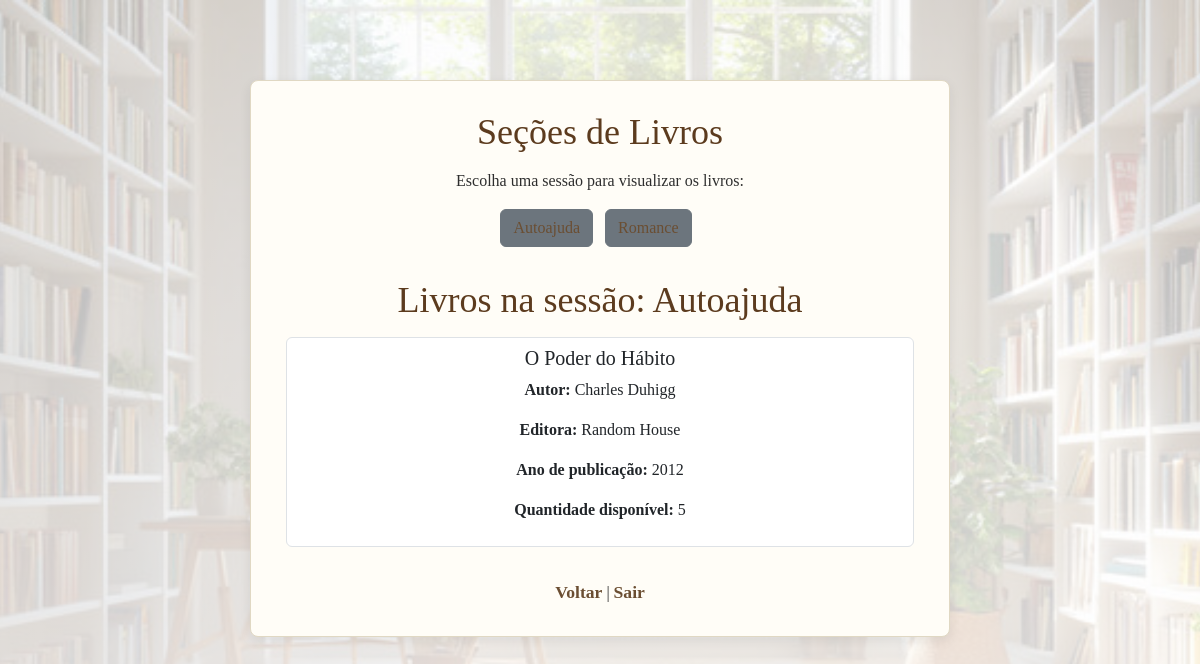
The page /livros.php?sessao=Autoajuda (signed in) on the database as committed earlier.
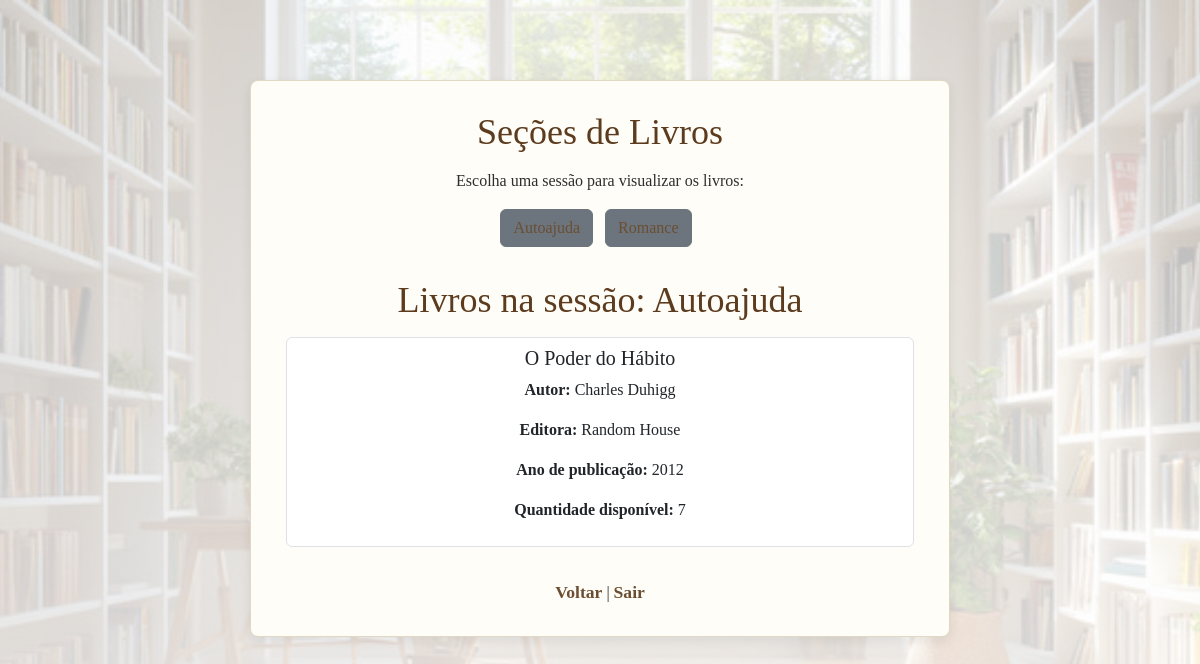
The same page on the database as committed later.
### tables this page shows
CREATE TABLE `livros` (
  `idLivro` int(11) NOT NULL,
  `titulo` varchar(255) NOT NULL,
  `sessao` varchar(30) NOT NULL,
  `autor` varchar(150) NOT NULL,
  `editora` varchar(100) DEFAULT NULL,
  `ano_publicacao` int(11) DEFAULT NULL,
  `quantidade` int(11) NOT NULL,
  `data_cadastro` timestamp NOT NULL DEFAULT current_timestamp()
);

### livros.php (the view, shortened to what this page needs)
<?php
require 'banco.php';
$sessaoSelecionada = $_GET['sessao'] ?? '';
$sessoes = [];
$sql = "SELECT DISTINCT sessao FROM livros ORDER BY sessao ASC";
$result = mysqli_query($connect, $sql);
if ($result) {
    while($row = mysqli_fetch_assoc($result)) {
        $sessoes[] = $row['sessao'];
    }
}
$livros = [];
if ($sessaoSelecionada) {
    $stmt = mysqli_prepare($connect, "SELECT * FROM livros WHERE sessao = ?");
    mysqli_stmt_bind_param($stmt, "s", $sessaoSelecionada);
    mysqli_stmt_execute($stmt);
    $resultadoLivros = mysqli_stmt_get_result($stmt);
    while($row = mysqli_fetch_assoc($resultadoLivros)) {
        $livros[] = $row;
    }
}
?>
<!DOCTYPE html>
<html lang="pt-BR">
<head>
    <link rel="stylesheet" href="css/bootstrap.min.css">
    <link rel="stylesheet" href="css/estilo.css">
</head>
<body class="hero inicio d-flex align-items-start justify-content-center vh-100" style="padding-top:40px;">
<div class="container">
    <h1>Seções de Livros</h1>
    <p>Escolha uma sessão para visualizar os livros:</p>
    <div class="mb-4">
        <?php foreach($sessoes as $sessao): ?>
            <a href="livros.php?sessao=<?= urlencode($sessao) ?>" class="btn btn-secondary me-2 mb-2">
                <?= htmlspecialchars($sessao) ?>
            </a>
        <?php endforeach; ?>
    </div>
    <?php if($sessaoSelecionada): ?>
        <h2>Livros na sessão: <?= htmlspecialchars($sessaoSelecionada) ?></h2>
        <?php if(count($livros) > 0): ?>
            <div class="list-group">
                <?php foreach($livros as $livro): ?>
                    <div class="list-group-item mb-2">
                        <h5><?= htmlspecialchars($livro['titulo']) ?></h5>
                        <p><strong>Autor:</strong> <?= htmlspecialchars($livro['autor']) ?></p>
                        <p><strong>Editora:</strong> <?= htmlspecialchars($livro['editora']) ?></p>
                        <p><strong>Ano de publicação:</strong> <?= htmlspecialchars($livro['ano_publicacao']) ?></p>
                        <p><strong>Quantidade disponível:</strong> <?= htmlspecialchars($livro['quantidade']) ?></p>
                    </div>
                <?php endforeach; ?>
            </div>
        <?php else: ?>
            <p class="erro">Não há livros cadastrados nessa sessão.</p>
        <?php endif; ?>
    <?php endif; ?>
    <br><a href="indexcli.php">Voltar</a> | <a href="logout.php">Sair</a>
</div>
</body>
</html>

Rows that differ between the two databases and show on the page:
changed livros "O Poder do Hábito": quantidade "5" → "7"
